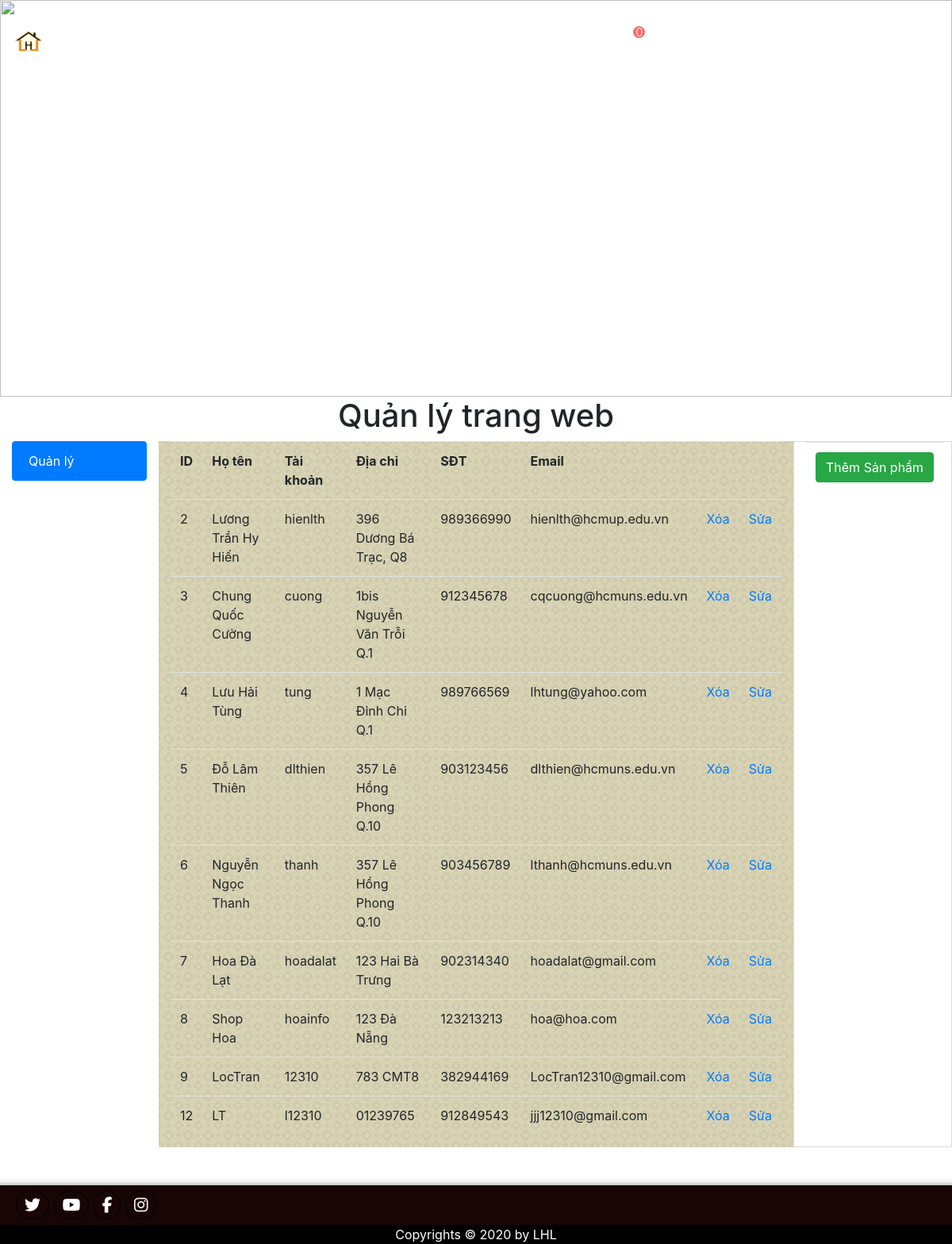
/Layout_Web/PDO/Manager/QuanLyAccount.php, run on the app's committed database.
### tables this page shows
CREATE TABLE `khachhang` (
  `MaKH` int(11) NOT NULL,
  `TenDN` varchar(20) NOT NULL,
  `MatKhau` varchar(32) NOT NULL,
  `HoTen` varchar(50) NOT NULL,
  `DiaChi` varchar(50) DEFAULT NULL,
  `DienThoai` int(11) DEFAULT NULL,
  `Email` varchar(30) DEFAULT NULL
);

### Layout_Web/PDO/DataProvider.php (called while the page is built)
<?php
class DataProvider
{
	public static function ExecuteQuery($sql)
	{
		try{
			$dsn = "mysql:host=localhost;dbname=furniture";
			$dbh = new PDO($dsn, "root", "");
			$dbh->query("SET NAMES utf8");
			$result = $dbh->query($sql);
		}catch(Exception $ex){
			echo "Lỗi: ";
		}
		finally{
			$dbh = null;
		}
		return $result;
	}
}
?>

### Layout_Web/PDO/Manager/QuanLyAccount.php (the view, shortened to what this page needs)
<!DOCTYPE html>
<html lang="en">
<head>
    <link rel="stylesheet" href="../products.css">
    <link rel="stylesheet" type="text/css" href="../../css/manager.css">
    <link rel="stylesheet" href="https://maxcdn.bootstrapcdn.com/bootstrap/4.4.1/css/bootstrap.min.css">
    <link rel="stylesheet" href="https://use.fontawesome.com/releases/v5.6.3/css/all.css">
    <link rel="stylesheet" href="../../OwlCarousel2-2.3.4/src/js/owl.carousel.js">
    <link rel="stylesheet" href="../../OwlCarousel2-2.3.4/dist/assets/owl.carousel.min.css">
    <link rel="stylesheet" href="../../OwlCarousel2-2.3.4/dist/assets/owl.theme.green.min.css">
    <link rel="stylesheet" href="https://cdnjs.cloudflare.com/ajax/libs/animate.css/3.7.2/animate.min.css">
</head>
<body>
    <div class="container-fluid menu pl-0 pr-0">
        <nav class="navbar navbar-expand-md  navbar11">
            <a class="navbar-brand " href="Home.html"><img src="../../img/LogoLHL.png" width="40px"></a>
            <div class="collapse navbar-collapse" id="collapsibleNavbar">
                <div class=" " style="margin:0px auto;">
                    <ul class="navbar-nav ">
                        <li class="nav-item">
                            <a class="nav-link ml-2" href="../Home.php">Trang Chủ <span></span></a>
                        </li>
                        <li class="nav-item">
                            <a class="nav-link ml-2" href="#"> <span></span>Liên Hệ</a>
                        </li>
                        <li class="nav-item">
                            <a class="nav-link ml-2" href="#"><span></span>Trợ Giúp</a>
                        </li>
                        <li class="nav-item dropdown">
                            <a class="nav-link ml-2" href="#" data-toggle="dropdown"><span></span>Sản Phẩm
                                <img src="../../img/icon/arrow-204-48.png" class="icon-product"/>
                            </a>
                        </li>
                        <li class="nav-item cart">
                            <a class="nav-link ml-2" href="cart.html"><span></span>
                                <img src="../../img/icon/cart-78-32.png" width="25px"><div class="bh-nb"><div class="nb-pds">0</div></div>
                            </a>
                        </li>
                        <li class="nav-item ">
                            <a class="nav-link ml-2" href="#" data-toggle="modal" data-target=".bd-example-modal-lg"><span></span>
                                <img src="../../img/icon/search-3-48.png" width="25px"/>
                            </a>
                        </li>
                        <li class="nav-item dropdown">
                            <a class="nav-link ml-2" href="#" data-toggle="dropdown"><span></span>
                                <img src="../../img/icon/user-32.png" width="25px">
                            </a>
                        </li>
                    </ul>
                </div>
            </div>
        </nav>
    </div>
 <div class="">
        <div class=""><img src="https://demo.goodlayers.com/inteco/wp-content/uploads/2018/09/shutterstock_543421996.jpg" alt="" class=" img-fluid-1"></div>
    </div>
<div id="txtFist">
    <h1>Quản lý trang web</h1>
    <div class="container-fluid " id="managerpro">
        <div class="row">
            <div class="col-2" id="leftcot">
                <div class="list-group">
                    <span href="#" class="list-group-item list-group-item-action active">Quản lý</span>
                </div>
            </div>
            <div class="col-8" id="centercot">
                <table class="table table-hover">
                    <tr>
                        <th scope="col">ID</th>
                        <th scope="col">Họ tên</th>
                        <th scope="col">Tài khoản</th>
                        <th scope="col">Địa chỉ</th>
                        <th scope="col">SĐT</th>
                        <th scope="col">Email</th>
                        <th scope="col"></th>
                        <th scope="col"></th>
                    </tr>
                    <?php
                        include_once("../DataProvider.php");
                        $sql = "SELECT * FROM khachhang";
                        $result = DataProvider::ExecuteQuery($sql);
                        while($row = $result->fetch())
                        {
                    ?>
                    <tr>
                        <td><?= $row['MaKH'] ?></td>
                        <td><?= $row['HoTen'] ?></td>
                        <td><?= $row['TenDN'] ?></td>
                        <td><?= $row['DiaChi'] ?></td>
                        <td><?= $row['DienThoai'] ?></td>
                        <td><?= $row['Email'] ?></td>
                        <td><a href="QuanLyAccount.php?id=<?= $row['MaKH'] ?> "onclick="return confirm('Bạn Có Chắc Muốn Xóa');" >Xóa</a></td>
                        <td><a href="edit_user.php?edit=<?= $row['MaKH'] ?> " >Sửa</a></td>
                    </tr>
                    <?php }?>
                </table>
            </div>
            <div class="col-md-2 col-sm-3 col-xs-12" id="rightcot">
                <table class="table table-hover">
                    <tr><td scope="col" ><a href="Add_product.php"> <input type="button" class="btn btn-success btn-block"  value="Thêm Sản phẩm"></a></td></tr>
                </table>
            </div>
        </div>
    </div>
</div>
<div class="mt-5" style="background-color:rgb(24, 6, 6); border: none;padding: 10px;box-shadow: 5px 10px 8px 10px #888888; ">
    <div style="font-size: 20px; margin-left: 10px;">
        <a href="# " style=" border-radius:100%;border: 1px solid black;padding: 5px 10px;color: white;"><i class="fab fa-twitter "></i></a>
        <a href="# " style=" border-radius:100%;border: 1px solid black;padding: 5px 10px;color: white;"><i class=" fab fa-youtube "></i></a>
        <a href="# " style=" border-radius:100%;border: 1px solid black;padding: 5px 10px;color: white; "><i class="fab fa-facebook-f "></i></a>
        <a href="# " style=" border-radius:100%;border: 1px solid black;padding: 5px 10px; color: white;"><i class=" fab fa-instagram "></i></a>
    </div>
</div>
<footer style="text-align: center;background-color: black ">
    <h7 style="color: white; ">Copyrights © 2020 by LHL</h7>
</footer>
    <?php
    include_once("../DataProvider.php");
?>
</body>
</html>

### Layout_Web/PDO/products.css (style rules this page uses)
* { margin: 0 auto; padding: 0; font-family: -apple-system, BlinkMacSystemFont, 'Segoe UI', Roboto, Oxygen, Ubuntu, Cantarell, 'Open Sans', 'Helvetica Neue', sans-serif; }
.menu { position: fixed; width: 100%; height: 0 !important; z-index: 999999; }
.navbar11 { width: 100%; padding: 20px 20px; background-color: rgb(224, 219, 219, 0); position: absolute; top: 20px; left: 0; z-index: 999; margin: 0 auto; }
.nav-item .nav-link { font-family: sans-serif; font-size: 15px; color: white; font-weight: 300; text-transform: uppercase; margin: 0px 10px; position: relative; }
.navbar-brand { font-size: 20px; }
.img-fluid-1 { position: relative; width: 100%; height: 500px; }
.navbar-nav .nav-item .bh-nb { position: absolute; text-align: center; top: 0px; right: 0px; line-height: 100%; min-width: 15px; height: 15px; background-color: #f76b6a; border-radius: 50%; }
.icon-product { width: 8px; margin-left: 2px; opacity: 0.3; }
#collapsibleNavbar .navbar-nav .nav-item a { display: block; }
#collapsibleNavbar .navbar-nav .nav-item a { overflow: hidden; position: relative; }

### Layout_Web/css/manager.css (style rules this page uses)
* { margin: 0 auto; padding: 0; font-family: -apple-system, BlinkMacSystemFont, 'Segoe UI', Roboto, Oxygen, Ubuntu, Cantarell, 'Open Sans', 'Helvetica Neue', sans-serif; }
.menu { position: fixed; width: 100%; height: 0 !important; z-index: 999999; }
.navbar11 { width: 100%; padding: 20px 20px; background-color: rgb(224, 219, 219, 0); position: absolute; top: 20px; left: 0; z-index: 999; margin: 0 auto; }
.nav-item .nav-link { font-family: sans-serif; font-size: 15px; color: white; font-weight: 300; text-transform: uppercase; margin: 0px 10px; position: relative; }
.navbar-brand { font-size: 20px; }
.img-fluid-1 { position: relative; width: 100%; height: 500px; }
.navbar-nav .nav-item .bh-nb { position: absolute; text-align: center; top: 0px; right: 0px; line-height: 100%; min-width: 15px; height: 15px; background-color: #f76b6a; border-radius: 50%; }
.icon-product { width: 8px; margin-left: 2px; opacity: 0.3; }
#collapsibleNavbar .navbar-nav .nav-item a { display: block; }
#collapsibleNavbar .navbar-nav .nav-item a { overflow: hidden; position: relative; }
#leftcot { height: 80vh; }
#centercot { background-image: url("../img/Item/bg12.png"); }
#rightcot { border: 1px solid gainsboro; }
h1 { text-align: center; }

### data on the page
khachhang: MaKH "2", HoTen "Lương Trần Hy Hiến", TenDN "hienlth", DiaChi "396 Dương Bá Trạc, Q8", DienThoai "989366990", Email "hienlth@hcmup.edu.vn"
khachhang: MaKH "3", HoTen "Chung Quốc Cường", TenDN "cuong", DiaChi "1bis Nguyễn Văn Trỗi Q.1", DienThoai "912345678", Email "cqcuong@hcmuns.edu.vn"
khachhang: MaKH "4", HoTen "Lưu Hải Tùng", TenDN "tung", DiaChi "1 Mạc Đỉnh Chi Q.1", DienThoai "989766569", Email "lhtung@yahoo.com"
khachhang: MaKH "5", HoTen "Đỗ Lâm Thiên", TenDN "dlthien", DiaChi "357 Lê Hồng Phong Q.10", DienThoai "903123456", Email "dlthien@hcmuns.edu.vn"
khachhang: MaKH "6", HoTen "Nguyễn Ngọc Thanh", TenDN "thanh", DiaChi "357 Lê Hồng Phong Q.10", DienThoai "903456789", Email "lthanh@hcmuns.edu.vn"
khachhang: MaKH "7", HoTen "Hoa Đà Lạt", TenDN "hoadalat", DiaChi "123 Hai Bà Trưng", DienThoai "902314340", Email "hoadalat@gmail.com"
khachhang: MaKH "8", HoTen "Shop Hoa", TenDN "hoainfo", DiaChi "123 Đà Nẵng", DienThoai "123213213", Email "hoa@hoa.com"
khachhang: MaKH "9", HoTen "LocTran", TenDN "12310", DiaChi "783 CMT8", DienThoai "382944169", Email "LocTran12310@gmail.com"
khachhang: MaKH "12", HoTen "LT", TenDN "l12310", DiaChi "01239765", DienThoai "912849543", Email "jjj12310@gmail.com"
